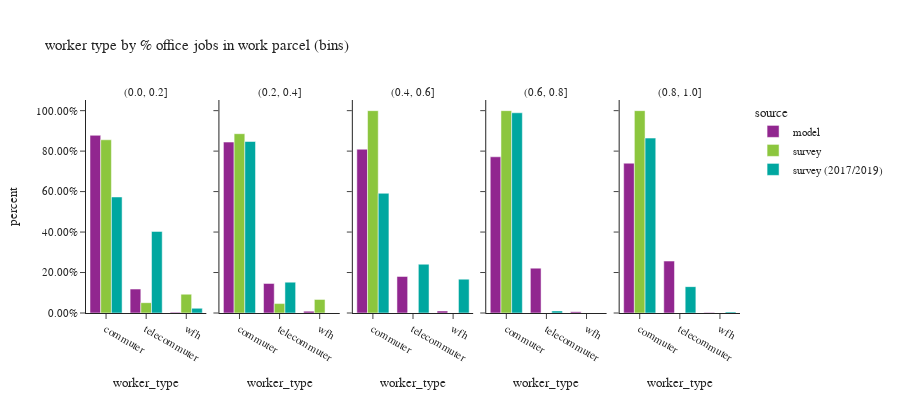

The notebook cell this image was saved under:
### Code cell
df_worker_count = workers.groupby(['source','% office jobs (bins)','worker_type'])['pdexpfac']. \
    sum().reset_index()
df_worker_count['percent'] = df_worker_count.groupby(['source','% office jobs (bins)'], group_keys=False)['pdexpfac']. \
    apply(lambda x: x / float(x.sum()))
df_worker_count = df_worker_count.loc[df_worker_count['% office jobs (bins)']!="no jobs"]

df_worker_count_ct = workers.groupby(['source','% office jobs (bins)','worker_type'])['pdexpfac'].count().reset_index(). \
    rename(columns={'pdexpfac':'sample count'})
df_worker_count = df_worker_count.merge(df_worker_count_ct, on=['source','% office jobs (bins)','worker_type']). \
    rename(columns={'pdexpfac':'total count'})

fig = px.bar(df_worker_count.sort_values(by=['source','% office jobs (bins)']), x='worker_type', y="percent",
             facet_col="% office jobs (bins)",color="source",hover_data=['sample count','total count'],
             barmode="group",
             title="worker type by % office jobs in work parcel (bins)")
fig.for_each_annotation(lambda a: a.update(text = a.text.split("=")[-1]))
fig.update_layout(height=400, width=900, font=dict(size=11))
fig.for_each_yaxis(lambda a: a.update(tickformat = ".2%"))
fig.update_xaxes(categoryorder='array', categoryarray= ['commuter','telecommuter','wfh'])
fig.show()

### Figure 1 — Plotly figure (JSON) as saved in the notebook; plotly's stock layout.template omitted (floating-point values rounded to 4 significant figures)
{"data": [{"alignmentgroup": "True", "customdata": [[702200.0, 702200.0], [94570.0, 94570.0], [2931.0, 2931.0]], "hovertemplate": "source=model<br>% office jobs (bins)=(0.0, 0.2]<br>worker_type=%{x}<br>percent=%{y}<br>sample count=%{customdata[0]}<br>total count=%{customdata[1]}<extra></extra>", "legendgroup": "model", "marker": {"color": "#91268F", "pattern": {"shape": ""}}, "name": "model", "offsetgroup": "model", "orientation": "v", "showlegend": true, "textposition": "auto", "type": "bar", "x": ["commuter", "telecommuter", "wfh"], "xaxis": "x", "y": [0.8781, 0.1183, 0.003665], "yaxis": "y"}, {"alignmentgroup": "True", "customdata": [[205100.0, 205100.0], [35490.0, 35490.0], [2246.0, 2246.0]], "hovertemplate": "source=model<br>% office jobs (bins)=(0.2, 0.4]<br>worker_type=%{x}<br>percent=%{y}<br>sample count=%{customdata[0]}<br>total count=%{customdata[1]}<extra></extra>", "legendgroup": "model", "marker": {"color": "#91268F", "pattern": {"shape": ""}}, "name": "model", "offsetgroup": "model", "orientation": "v", "showlegend": false, "textposition": "auto", "type": "bar", "x": ["commuter", "telecommuter", "wfh"], "xaxis": "x2", "y": [0.8446, 0.1461, 0.009249], "yaxis": "y2"}, {"alignmentgroup": "True", "customdata": [[128300.0, 128300.0], [28630.0, 28630.0], [1582.0, 1582.0]], "hovertemplate": "source=model<br>% office jobs (bins)=(0.4, 0.6]<br>worker_type=%{x}<br>percent=%{y}<br>sample count=%{customdata[0]}<br>total count=%{customdata[1]}<extra></extra>", "legendgroup": "model", "marker": {"color": "#91268F", "pattern": {"shape": ""}}, "name": "model", "offsetgroup": "model", "orientation": "v", "showlegend": false, "textposition": "auto", "type": "bar", "x": ["commuter", "telecommuter", "wfh"], "xaxis": "x3", "y": [0.8093, 0.1807, 0.009983], "yaxis": "y3"}, {"alignmentgroup": "True", "customdata": [[144500.0, 144500.0], [41510.0, 41510.0], [1174.0, 1174.0]], "hovertemplate": "source=model<br>% office jobs (bins)=(0.6, 0.8]<br>worker_type=%{x}<br>percent=%{y}<br>sample count=%{customdata[0]}<br>total count=%{customdata[1]}<extra></extra>", "legendgroup": "model", "marker": {"color": "#91268F", "pattern": {"shape": ""}}, "name": "model", "offsetgroup": "model", "orientation": "v", "showlegend": false, "textposition": "auto", "type": "bar", "x": ["commuter", "telecommuter", "wfh"], "xaxis": "x4", "y": [0.772, 0.2218, 0.006272], "yaxis": "y4"}, {"alignmentgroup": "True", "customdata": [[146600.0, 146600.0], [50800.0, 50800.0], [599.0, 599.0]], "hovertemplate": "source=model<br>% office jobs (bins)=(0.8, 1.0]<br>worker_type=%{x}<br>percent=%{y}<br>sample count=%{customdata[0]}<br>total count=%{customdata[1]}<extra></extra>", "legendgroup": "model", "marker": {"color": "#91268F", "pattern": {"shape": ""}}, "name": "model", "offsetgroup": "model", "orientation": "v", "showlegend": false, "textposition": "auto", "type": "bar", "x": ["commuter", "telecommuter", "wfh"], "xaxis": "x5", "y": [0.7404, 0.2566, 0.003026], "yaxis": "y5"}, {"alignmentgroup": "True", "customdata": [[39.0, 20140.0], [20.0, 1200.0], [11.0, 2187.0]], "hovertemplate": "source=survey<br>% office jobs (bins)=(0.0, 0.2]<br>worker_type=%{x}<br>percent=%{y}<br>sample count=%{customdata[0]}<br>total count=%{customdata[1]}<extra></extra>", "legendgroup": "survey", "marker": {"color": "#8CC63E", "pattern": {"shape": ""}}, "name": "survey", "offsetgroup": "survey", "orientation": "v", "showlegend": true, "textposition": "auto", "type": "bar", "x": ["commuter", "telecommuter", "wfh"], "xaxis": "x", "y": [0.856, 0.05102, 0.09297], "yaxis": "y"}, {"alignmentgroup": "True", "customdata": [[26.0, 27310.0], [16.0, 1436.0], [2.0, 2073.0]], "hovertemplate": "source=survey<br>% office jobs (bins)=(0.2, 0.4]<br>worker_type=%{x}<br>percent=%{y}<br>sample count=%{customdata[0]}<br>total count=%{customdata[1]}<extra></extra>", "legendgroup": "survey", "marker": {"color": "#8CC63E", "pattern": {"shape": ""}}, "name": "survey", "offsetgroup": "survey", "orientation": "v", "showlegend": false, "textposition": "auto", "type": "bar", "x": ["commuter", "telecommuter", "wfh"], "xaxis": "x2", "y": [0.8861, 0.0466, 0.06727], "yaxis": "y2"}, {"alignmentgroup": "True", "customdata": [[2.0, 4973.0], [0.0, 0.0], [0.0, 0.0]], "hovertemplate": "source=survey<br>% office jobs (bins)=(0.4, 0.6]<br>worker_type=%{x}<br>percent=%{y}<br>sample count=%{customdata[0]}<br>total count=%{customdata[1]}<extra></extra>", "legendgroup": "survey", "marker": {"color": "#8CC63E", "pattern": {"shape": ""}}, "name": "survey", "offsetgroup": "survey", "orientation": "v", "showlegend": false, "textposition": "auto", "type": "bar", "x": ["commuter", "telecommuter", "wfh"], "xaxis": "x3", "y": [1.0, 0.0, 0.0], "yaxis": "y3"}, {"alignmentgroup": "True", "customdata": [[2.0, 1244.0], [0.0, 0.0], [0.0, 0.0]], "hovertemplate": "source=survey<br>% office jobs (bins)=(0.6, 0.8]<br>worker_type=%{x}<br>percent=%{y}<br>sample count=%{customdata[0]}<br>total count=%{customdata[1]}<extra></extra>", "legendgroup": "survey", "marker": {"color": "#8CC63E", "pattern": {"shape": ""}}, "name": "survey", "offsetgroup": "survey", "orientation": "v", "showlegend": false, "textposition": "auto", "type": "bar", "x": ["commuter", "telecommuter", "wfh"], "xaxis": "x4", "y": [1.0, 0.0, 0.0], "yaxis": "y4"}, {"alignmentgroup": "True", "customdata": [[4.0, 3140.0], [0.0, 0.0], [0.0, 0.0]], "hovertemplate": "source=survey<br>% office jobs (bins)=(0.8, 1.0]<br>worker_type=%{x}<br>percent=%{y}<br>sample count=%{customdata[0]}<br>total count=%{customdata[1]}<extra></extra>", "legendgroup": "survey", "marker": {"color": "#8CC63E", "pattern": {"shape": ""}}, "name": "survey", "offsetgroup": "survey", "orientation": "v", "showlegend": false, "textposition": "auto", "type": "bar", "x": ["commuter", "telecommuter", "wfh"], "xaxis": "x5", "y": [1.0, 0.0, 0.0], "yaxis": "y5"}, {"alignmentgroup": "True", "customdata": [[89.0, 14710.0], [10.0, 10350.0], [7.0, 598.6]], "hovertemplate": "source=survey (2017/2019)<br>% office jobs (bins)=(0.0, 0.2]<br>worker_type=%{x}<br>percent=%{y}<br>sample count=%{customdata[0]}<br>total count=%{customdata[1]}<extra></extra>", "legendgroup": "survey (2017/2019)", "marker": {"color": "#00A7A0", "pattern": {"shape": ""}}, "name": "survey (2017/2019)", "offsetgroup": "survey (2017/2019)", "orientation": "v", "showlegend": true, "textposition": "auto", "type": "bar", "x": ["commuter", "telecommuter", "wfh"], "xaxis": "x", "y": [0.5735, 0.4032, 0.02333], "yaxis": "y"}, {"alignmentgroup": "True", "customdata": [[88.0, 14690.0], [4.0, 2642.0], [0.0, 0.0]], "hovertemplate": "source=survey (2017/2019)<br>% office jobs (bins)=(0.2, 0.4]<br>worker_type=%{x}<br>percent=%{y}<br>sample count=%{customdata[0]}<br>total count=%{customdata[1]}<extra></extra>", "legendgroup": "survey (2017/2019)", "marker": {"color": "#00A7A0", "pattern": {"shape": ""}}, "name": "survey (2017/2019)", "offsetgroup": "survey (2017/2019)", "orientation": "v", "showlegend": false, "textposition": "auto", "type": "bar", "x": ["commuter", "telecommuter", "wfh"], "xaxis": "x2", "y": [0.8476, 0.1524, 0.0], "yaxis": "y2"}, {"alignmentgroup": "True", "customdata": [[19.0, 5341.0], [2.0, 2176.0], [1.0, 1510.0]], "hovertemplate": "source=survey (2017/2019)<br>% office jobs (bins)=(0.4, 0.6]<br>worker_type=%{x}<br>percent=%{y}<br>sample count=%{customdata[0]}<br>total count=%{customdata[1]}<extra></extra>", "legendgroup": "survey (2017/2019)", "marker": {"color": "#00A7A0", "pattern": {"shape": ""}}, "name": "survey (2017/2019)", "offsetgroup": "survey (2017/2019)", "orientation": "v", "showlegend": false, "textposition": "auto", "type": "bar", "x": ["commuter", "telecommuter", "wfh"], "xaxis": "x3", "y": [0.5916, 0.2411, 0.1673], "yaxis": "y3"}, {"alignmentgroup": "True", "customdata": [[8.0, 2156.0], [1.0, 22.86], [0.0, 0.0]], "hovertemplate": "source=survey (2017/2019)<br>% office jobs (bins)=(0.6, 0.8]<br>worker_type=%{x}<br>percent=%{y}<br>sample count=%{customdata[0]}<br>total count=%{customdata[1]}<extra></extra>", "legendgroup": "survey (2017/2019)", "marker": {"color": "#00A7A0", "pattern": {"shape": ""}}, "name": "survey (2017/2019)", "offsetgroup": "survey (2017/2019)", "orientation": "v", "showlegend": false, "textposition": "auto", "type": "bar", "x": ["commuter", "telecommuter", "wfh"], "xaxis": "x4", "y": [0.9895, 0.01049, 0.0], "yaxis": "y4"}, {"alignmentgroup": "True", "customdata": [[11.0, 674.6], [1.0, 101.7], [1.0, 4.124]], "hovertemplate": "source=survey (2017/2019)<br>% office jobs (bins)=(0.8, 1.0]<br>worker_type=%{x}<br>percent=%{y}<br>sample count=%{customdata[0]}<br>total count=%{customdata[1]}<extra></extra>", "legendgroup": "survey (2017/2019)", "marker": {"color": "#00A7A0", "pattern": {"shape": ""}}, "name": "survey (2017/2019)", "offsetgroup": "survey (2017/2019)", "orientation": "v", "showlegend": false, "textposition": "auto", "type": "bar", "x": ["commuter", "telecommuter", "wfh"], "xaxis": "x5", "y": [0.8644, 0.1303, 0.005284], "yaxis": "y5"}], "layout": {"annotations": [{"font": {}, "showarrow": false, "text": "(0.0, 0.2]", "x": 0.092, "xanchor": "center", "xref": "paper", "y": 1.0, "yanchor": "bottom", "yref": "paper"}, {"font": {}, "showarrow": false, "text": "(0.2, 0.4]", "x": 0.296, "xanchor": "center", "xref": "paper", "y": 1.0, "yanchor": "bottom", "yref": "paper"}, {"font": {}, "showarrow": false, "text": "(0.4, 0.6]", "x": 0.5, "xanchor": "center", "xref": "paper", "y": 1.0, "yanchor": "bottom", "yref": "paper"}, {"font": {}, "showarrow": false, "text": "(0.6, 0.8]", "x": 0.704, "xanchor": "center", "xref": "paper", "y": 1.0, "yanchor": "bottom", "yref": "paper"}, {"font": {}, "showarrow": false, "text": "(0.8, 1.0]", "x": 0.908, "xanchor": "center", "xref": "paper", "y": 1.0, "yanchor": "bottom", "yref": "paper"}], "barmode": "group", "font": {"size": 11}, "height": 400, "legend": {"title": {"text": "source"}, "tracegroupgap": 0}, "title": {"text": "worker type by % office jobs in work parcel (bins)"}, "width": 900, "xaxis": {"anchor": "y", "categoryarray": ["commuter", "telecommuter", "wfh"], "categoryorder": "array", "domain": [0.0, 0.184], "title": {"text": "worker_type"}}, "xaxis2": {"anchor": "y2", "categoryarray": ["commuter", "telecommuter", "wfh"], "categoryorder": "array", "domain": [0.204, 0.388], "matches": "x", "title": {"text": "worker_type"}}, "xaxis3": {"anchor": "y3", "categoryarray": ["commuter", "telecommuter", "wfh"], "categoryorder": "array", "domain": [0.408, 0.592], "matches": "x", "title": {"text": "worker_type"}}, "xaxis4": {"anchor": "y4", "categoryarray": ["commuter", "telecommuter", "wfh"], "categoryorder": "array", "domain": [0.612, 0.796], "matches": "x", "title": {"text": "worker_type"}}, "xaxis5": {"anchor": "y5", "categoryarray": ["commuter", "telecommuter", "wfh"], "categoryorder": "array", "domain": [0.816, 1.0], "matches": "x", "title": {"text": "worker_type"}}, "yaxis": {"anchor": "x", "domain": [0.0, 1.0], "tickformat": ".2%", "title": {"text": "percent"}}, "yaxis2": {"anchor": "x2", "domain": [0.0, 1.0], "matches": "y", "showticklabels": false, "tickformat": ".2%"}, "yaxis3": {"anchor": "x3", "domain": [0.0, 1.0], "matches": "y", "showticklabels": false, "tickformat": ".2%"}, "yaxis4": {"anchor": "x4", "domain": [0.0, 1.0], "matches": "y", "showticklabels": false, "tickformat": ".2%"}, "yaxis5": {"anchor": "x5", "domain": [0.0, 1.0], "matches": "y", "showticklabels": false, "tickformat": ".2%"}}}
